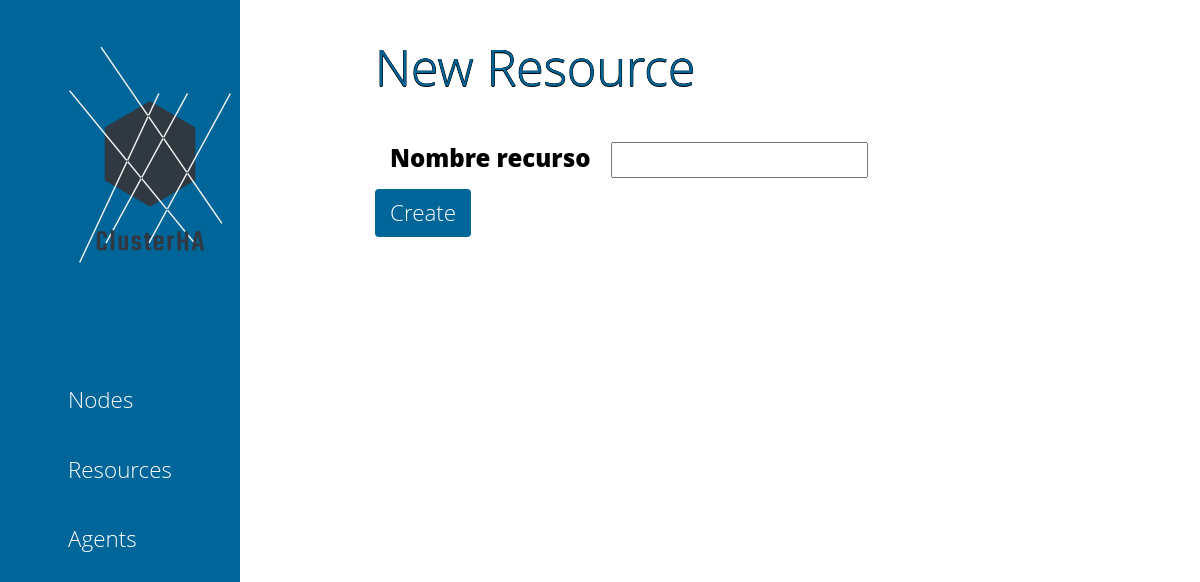
/resources/new/dhcpd, run on an earlier commit of the app's database.
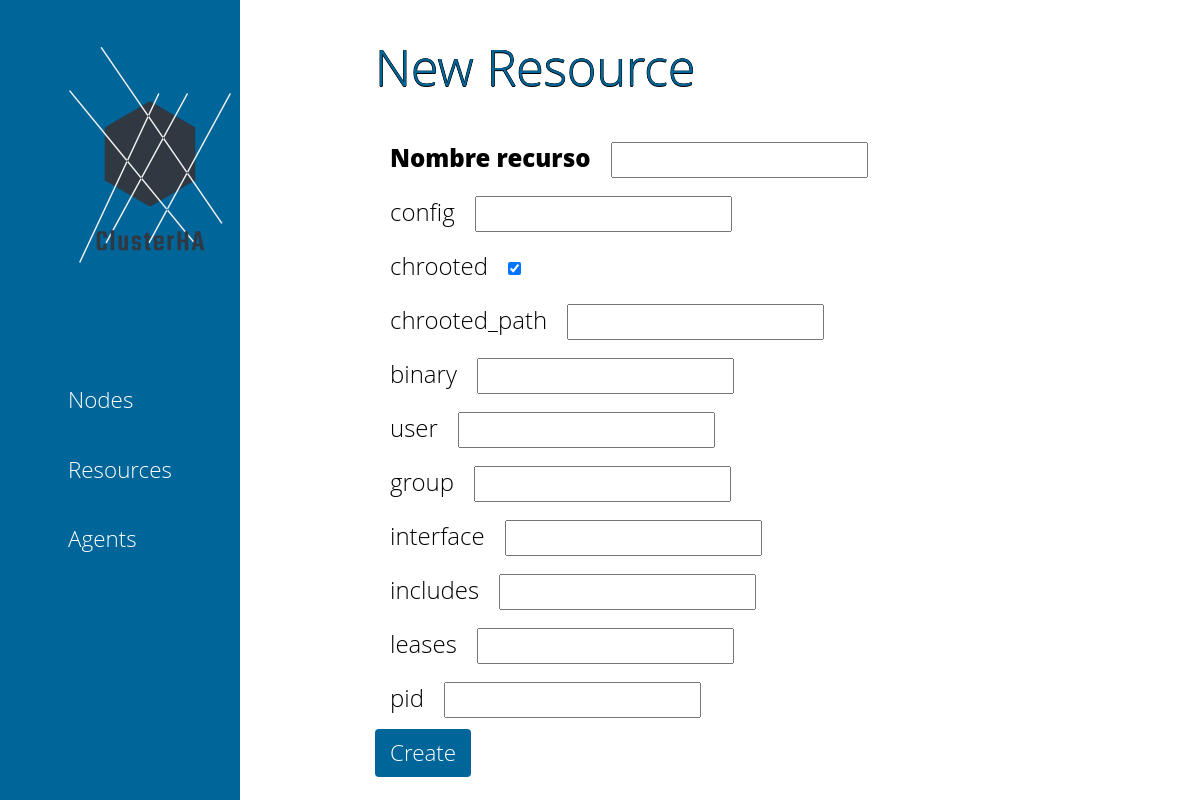
And on a later commit of the database.
### cluster/models.py (models this page shows)
class Agent_Param(models.Model):
    agent = models.ForeignKey(Agent, on_delete=models.CASCADE)
    name = models.CharField(max_length=50)
    title = models.CharField(max_length=200, default="title")
    description = models.TextField(default="description")
    required = models.BooleanField(default=False)
    unique = models.BooleanField(default=False)
    content_type = models.CharField(max_length=50, default="content-type")
    default_value = models.CharField(max_length=150, default="default", null=True)

### cluster/views.py (the view)
# urls.py: path('resources/new/<agent_name>', views.resources_form, name='resources_form'),
def resources_form(request, agent_name):
    template = loader.get_template('resources_form.html')
    params = Agent_Param.objects.all().filter(agent__name=agent_name)
    context = {
        'agent_name': agent_name,
        'params': params,
    }
    return HttpResponse(template.render(context, request))

### cluster/templates/resources_form.html (shortened to what this page needs)
{% extends "base.html" %}
{% block content %}
    <div class="container">
        <div class="tm-title">New Resource</div>
    <form action="{% url 'cluster:resources_created' agent_name %}" method="post">
        <label class="tm-nav-item-custom" for="name"><b>Nombre recurso</b></label>
        <input type="text" name="nombre" id="nombre" required><br>
    {% for param in params %}
        <label class="tm-nav-item-custom" for="param_name">{{ param.name }}</label>
        <input {% if param.content_type == 'boolean' %}type="checkbox"{% elif param.content_type == 'integer' %}type="number"{% elif param.content_type == 'string' %}type="text"{% endif %} name={{ param.name }} id={{ param.name }}{% if param.default_value == 'true' %} checked{% endif %} {% if param.required %}required="true"{% endif %}><br>
    {% endfor %}
        <input class="tm-button-form" type="submit" value="Create">
    </form>
{% endblock %}

What changed in the data, as far as the page shows it:
added Agent_Param: name "config"
added Agent_Param: name "chrooted", required "☑"
added Agent_Param: name "chrooted_path"
added Agent_Param: name "binary"
added Agent_Param: name "user"
added Agent_Param: name "group"
added Agent_Param: name "interface"
added Agent_Param: name "includes"
added Agent_Param: name "leases"
added Agent_Param: name "pid"
